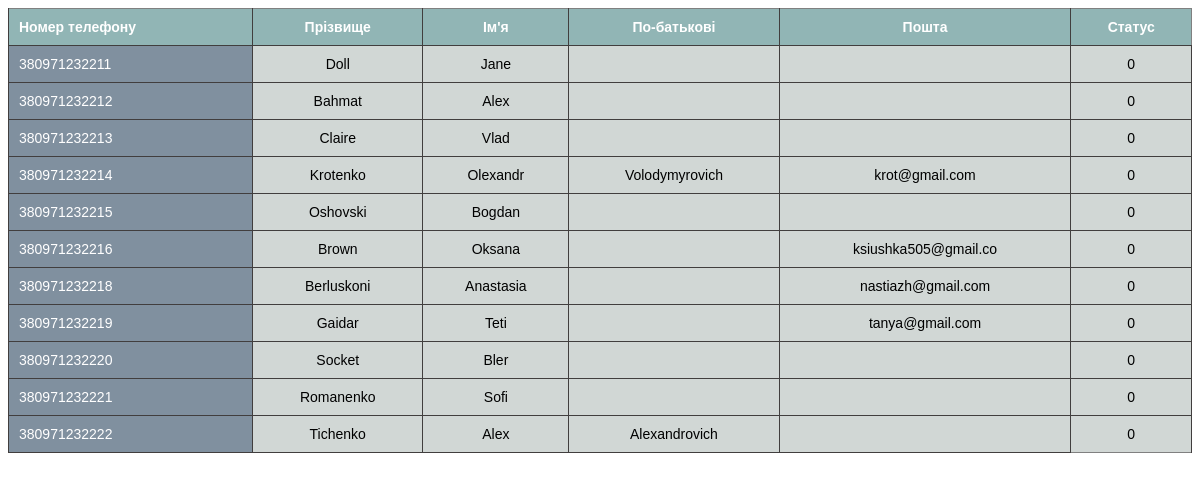
Page /includes/buyer_table.php on the committed database.
### tables this page shows
CREATE TABLE IF NOT EXISTS `buyer` (
  `buyer_phone` varchar(13) NOT NULL,
  `buyer_surname` varchar(20) NOT NULL,
  `buyer_name` varchar(20) NOT NULL,
  `buyer_sec_name` varchar(20) DEFAULT NULL,
  `buyer_email` varchar(20) DEFAULT NULL,
  `status` tinyint(1) NOT NULL,
  `login` varchar(255) NOT NULL,
  `password` varchar(255) NOT NULL,
  PRIMARY KEY (`buyer_phone`),
  UNIQUE KEY `buyer_phone` (`buyer_phone`)
);

### includes/buyer_table.php (the view, shortened to what this page needs)
<?php
include 'helpers/db.php';
$tbl = mysqli_query($connection, "SELECT * FROM `Buyer`");
$table = "<table border='1' cellpadding='5'  width=100%>";
$table .= "<tr>";
	  $table .= "<th>Номер телефону</th>";
      $table .= "<th>Прізвище</th>";
      $table .= "<th>Ім'я</th>";
      $table .= "<th>По-батькові</th>";
	  $table .= "<th>Пошта</th>";
	  $table .= "<th>Статус</th>";
while ($row = mysqli_fetch_assoc($tbl))
    {
      $table .= "<tr>";
      $table .= "<td>".$row['buyer_phone']."</td>";
	  $table .= "<td>".$row['buyer_surname']."</td>";
      $table .= "<td>".$row['buyer_name']."</td>";
      $table .= "<td>".$row['buyer_sec_name']."</td>";
      $table .= "<td>".$row['buyer_email']."</td>";
      $table .= "<td>".$row['status']."</td>";
    }
      $table .= "</table> ";
      echo $table;
?>

### rows in the picture
buyer: buyer_phone "380971232211", buyer_surname "Doll", buyer_name "Jane", status "0"
buyer: buyer_phone "380971232212", buyer_surname "Bahmat", buyer_name "Alex", status "0"
buyer: buyer_phone "380971232213", buyer_surname "Claire", buyer_name "Vlad", status "0"
buyer: buyer_phone "380971232214", buyer_surname "Krotenko", buyer_name "Olexandr", buyer_sec_name "Volodymyrovich", buyer_email "krot@gmail.com", status "0"
buyer: buyer_phone "380971232215", buyer_surname "Oshovski", buyer_name "Bogdan", status "0"
buyer: buyer_phone "380971232216", buyer_surname "Brown", buyer_name "Oksana", buyer_email "ksiushka505@gmail.co", status "0"
buyer: buyer_phone "380971232218", buyer_surname "Berluskoni", buyer_name "Anastasia", buyer_email "nastiazh@gmail.com", status "0"
buyer: buyer_phone "380971232219", buyer_surname "Gaidar", buyer_name "Teti", buyer_email "tanya@gmail.com", status "0"
buyer: buyer_phone "380971232220", buyer_surname "Socket", buyer_name "Bler", status "0"
buyer: buyer_phone "380971232221", buyer_surname "Romanenko", buyer_name "Sofi", status "0"
buyer: buyer_phone "380971232222", buyer_surname "Tichenko", buyer_name "Alex", buyer_sec_name "Alexandrovich", status "0"
